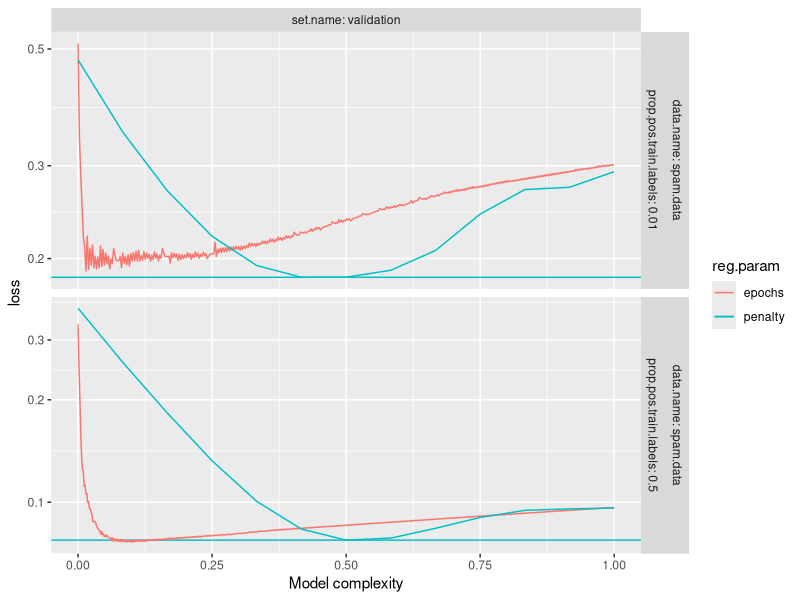
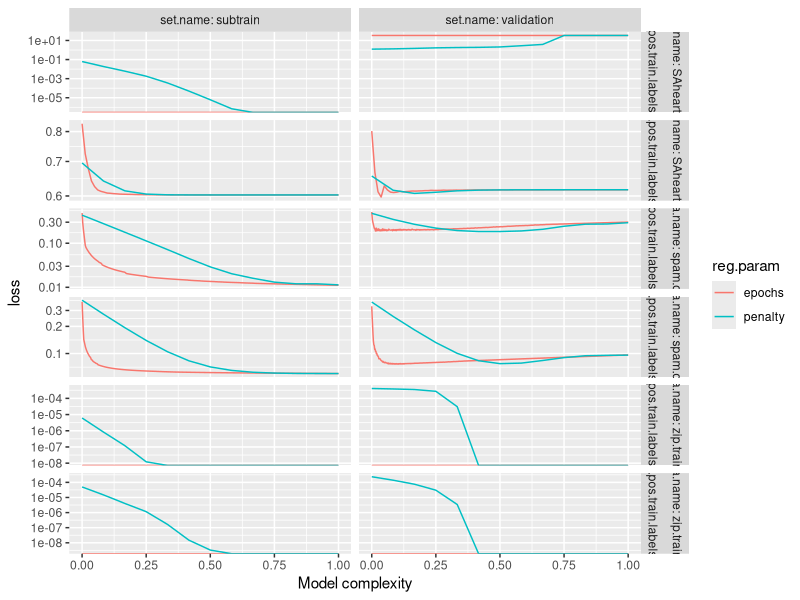

R code for these plots, in order:
library(ggplot2)
loss.dt <- data.table::fread("figure-l2-vs-early-stopping-data.csv")

spam.valid.loss <- loss.dt[data.name=="spam.data"  & set.name=="validation"]
spam.valid.min <- spam.valid.loss[
  reg.param=="penalty",
  .SD[which.min(loss)],
  by=prop.pos.train.labels]
g <- ggplot()+
  geom_hline(aes(
    yintercept=loss, color=reg.param),
    data=spam.valid.min)+
  geom_line(aes(
    reg.i, loss, color=reg.param),
    data=spam.valid.loss)+
  facet_grid(
    data.name + prop.pos.train.labels ~ set.name,
    scales="free", labeller=label_both)+
  scale_y_log10()+
  scale_x_continuous(
    "Model complexity")
png(
  "figure-l2-vs-early-stopping-spam-validation.png",
  5, 5, res=200, units="in")
print(g)
dev.off()

g <- ggplot()+
  geom_line(aes(
    reg.i, loss, color=reg.param),
    data=loss.dt)+
  facet_grid(
    data.name + prop.pos.train.labels ~ set.name,
    scales="free", labeller=label_both)+
  scale_x_continuous(
    "Model complexity")+
  scale_y_log10()
png("figure-l2-vs-early-stopping.png", 7, 10, res=200, units="in")
print(g)
dev.off()
